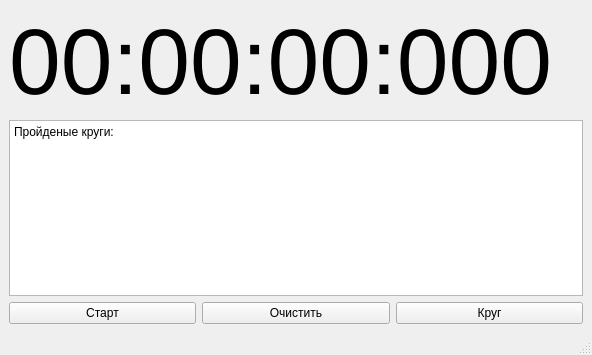
<?xml version="1.0" encoding="UTF-8"?>
<ui version="4.0">
 <class>MainWindow</class>
 <widget class="QMainWindow" name="MainWindow">
  <property name="geometry">
   <rect>
    <x>0</x>
    <y>0</y>
    <width>592</width>
    <height>355</height>
   </rect>
  </property>
  <property name="minimumSize">
   <size>
    <width>592</width>
    <height>0</height>
   </size>
  </property>
  <property name="maximumSize">
   <size>
    <width>592</width>
    <height>16777215</height>
   </size>
  </property>
  <property name="windowTitle">
   <string>MainWindow</string>
  </property>
  <widget class="QWidget" name="centralwidget">
   <layout class="QGridLayout" name="gridLayout_2">
    <item row="1" column="1">
     <widget class="QPushButton" name="pb_clear">
      <property name="text">
       <string>Очистить</string>
      </property>
     </widget>
    </item>
    <item row="1" column="2">
     <widget class="QPushButton" name="pb_circle">
      <property name="text">
       <string>Круг</string>
      </property>
     </widget>
    </item>
    <item row="1" column="0">
     <widget class="QPushButton" name="pb_start">
      <property name="text">
       <string>Старт</string>
      </property>
     </widget>
    </item>
    <item row="0" column="0" colspan="3">
     <layout class="QGridLayout" name="gridLayout">
      <item row="0" column="0">
       <widget class="QLabel" name="lb_time">
        <property name="font">
         <font>
          <pointsize>70</pointsize>
         </font>
        </property>
        <property name="text">
         <string>00:00:00:000</string>
        </property>
       </widget>
      </item>
      <item row="1" column="0">
       <widget class="QTextBrowser" name="tb_time">
        <property name="html">
         <string>&lt;!DOCTYPE HTML PUBLIC &quot;-//W3C//DTD HTML 4.0//EN&quot; &quot;http://www.w3.org/TR/REC-html40/strict.dtd&quot;&gt;
&lt;html&gt;&lt;head&gt;&lt;meta name=&quot;qrichtext&quot; content=&quot;1&quot; /&gt;&lt;meta charset=&quot;utf-8&quot; /&gt;&lt;style type=&quot;text/css&quot;&gt;
p, li { white-space: pre-wrap; }
hr { height: 1px; border-width: 0; }
li.unchecked::marker { content: &quot;\2610&quot;; }
li.checked::marker { content: &quot;\2612&quot;; }
&lt;/style&gt;&lt;/head&gt;&lt;body style=&quot; font-family:'Segoe UI'; font-size:9pt; font-weight:400; font-style:normal;&quot;&gt;
&lt;p style=&quot; margin-top:0px; margin-bottom:0px; margin-left:0px; margin-right:0px; -qt-block-indent:0; text-indent:0px;&quot;&gt;Пройденые круги:&lt;/p&gt;&lt;/body&gt;&lt;/html&gt;</string>
        </property>
       </widget>
      </item>
     </layout>
    </item>
   </layout>
  </widget>
  <widget class="QMenuBar" name="menubar">
   <property name="geometry">
    <rect>
     <x>0</x>
     <y>0</y>
     <width>592</width>
     <height>22</height>
    </rect>
   </property>
  </widget>
  <widget class="QStatusBar" name="statusbar"/>
 </widget>
 <resources/>
 <connections>
  <connection>
   <sender>pb_clear</sender>
   <signal>clicked()</signal>
   <receiver>tb_time</receiver>
   <slot>clear()</slot>
   <hints>
    <hint type="sourcelabel">
     <x>207</x>
     <y>312</y>
    </hint>
    <hint type="destinationlabel">
     <x>211</x>
     <y>255</y>
    </hint>
   </hints>
  </connection>
 </connections>
</ui>
